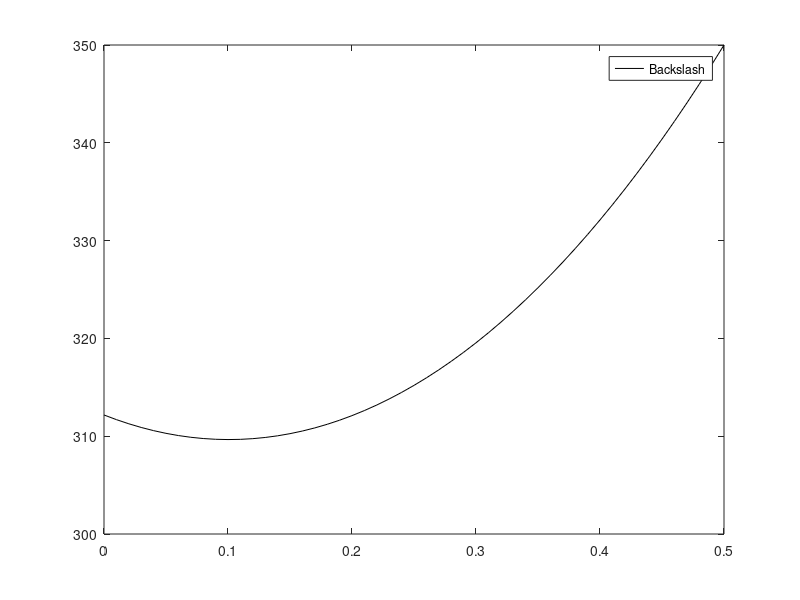

The MATLAB source for this figure: (Note: this script raises an error after producing the figure.)
%Task B

clear all; close all; clc; %clears workspace, figures, command window

%input parameters
L=0.5; n=51;
lambda=100;
qa=5000; Tb=350;
Sc=10; Sp=-160; %Source Term S=Sc+Sp*T

%Generate Grid
x0=linspace(0,L,n); dx=L/(n-1);   % x0:nodes position
Dx=dx; DxB=Dx/2;  

%Creating Matrix
A=zeros(n,n); B=zeros(n,1); %Fill Matrix with zeros

A(1,1)=(lambda/dx)-(Sp*DxB); A(1,2)=-lambda/dx; B(1)=(Sc*DxB)+qa; % Node 1
A(n,n)=1; B(n)=Tb; % Node n

%Fill A and B%
for i=2:n-1
    A(i,i)=(2*lambda/dx)-(Sp*Dx); A(i,i-1)=-lambda/dx; A(i,i+1)=-lambda/dx;
    B(i)=Sc*Dx;
end

T=A\B; %Backslash
figure('color','w','units','Centimeters','position',[5 5 7.5 7])
%plot(x0,T,'rs'); grid on; xlabel('x [m]'); ylabel('T [K]'); hold on

%Compare with theoretical solution
mu1=sqrt(abs(Sp)/lambda); mu2=-sqrt(abs(Sp)/lambda);
c1=(Tb+(qa/(lambda*mu2))*exp(mu2*L)+(Sc/Sp))/(exp(mu1*L)-(mu1/mu2)*exp(mu2*L))
c2=((-qa/lambda)-(c1*mu1))/(mu2)
Tteo=c1*exp(mu1*x0)+c2*exp(mu2*x0)-Sc/Sp;
plot(x0,Tteo,'k-'); legend('Backslash','Exact')
error=mean(abs(T-Tteo')) %Transposing Tteo

%TASK 2

%Checking residuals
residual=sum(abs(B-A*T))/sum(abs(diag(A).*T)) %Defined as |B-A*T|/|diag(A).T|

%Gauss Seidel
maxit=100000; %max number of iterations allowed
toll=1e-12; %convergence tolerance WORK OUT OWN FROM TASK 1?
T0=350*ones(n,1) %Initial guess
[T_gaussSeidel,nIter,residuals_gaussSeidel]=GaussSeidel(T0,A,B,maxit,toll); %GS as function
hold on; plot(x0,T_gaussSeidel,'mv'); legend('Backslash','Exact','Gauss-Seidel')

error_gaussSeidel=mean(abs(T_gaussSeidel-Tteo'))
residuals_gaussSeidel(nIter)
figure('color','w','units','Centimeters','position',[5 5 7.5 7])
semilogy(residuals_gaussSeidel); grid on; xlabel('Iterations'); ylabel('Residuals')

omega=1.1; %Relaxation
[T_gaussSeidel,nIter,residuals_gaussSeidel]=GaussSeidel2(T0,A,B,maxit,toll,omega);
Tteo=c1*exp(mu1*x0)+c2*exp(mu2*x0)-Sc/Sp;
plot(x0,T_gaussSeidel,'mv'); hold on;


omega=1.2; %Relaxation
[T_gaussSeidel,nIter,residuals_gaussSeidel]=GaussSeidel2(T0,A,B,maxit,toll,omega);
Tteo=c1*exp(mu1*x0)+c2*exp(mu2*x0)-Sc/Sp;
plot(x0,T_gaussSeidel,'mv');